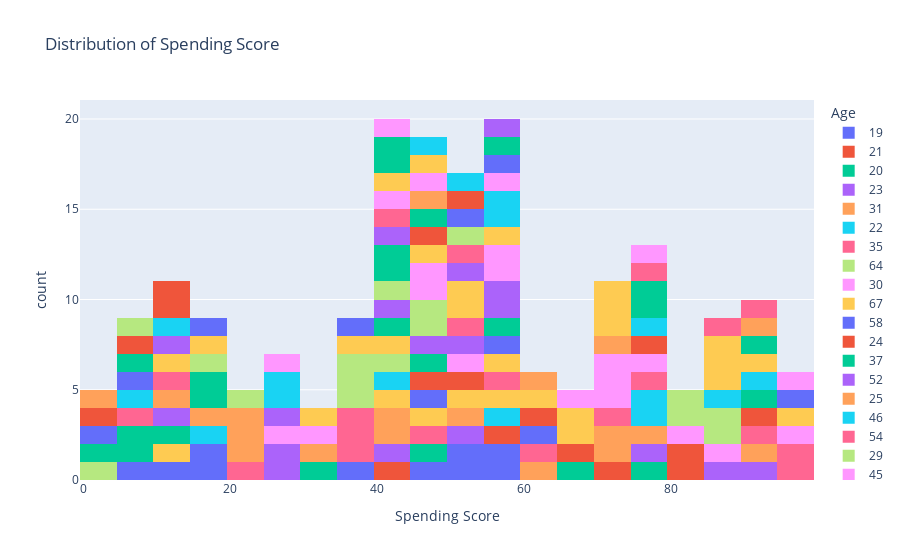

The notebook cell saved with this chart:
### Code cell
# Histogram: Distribution of Spending Score
fig = px.histogram(df, x='Spending Score',color ='Age',
                    title='Distribution of Spending Score',
                    labels={'Spending Score': 'Spending Score'},
                    nbins=20)

fig.show()

### Figure 1 — Plotly figure (JSON) as saved in the notebook; plotly's stock layout.template omitted (floating-point values rounded to 4 significant figures)
{"data": [{"bingroup": "x", "hovertemplate": "Age=19<br>Spending Score=%{x}<br>count=%{y}<extra></extra>", "legendgroup": "19", "marker": {"color": "#636efa", "pattern": {"shape": ""}}, "name": "19", "nbinsx": 20, "orientation": "v", "showlegend": true, "type": "histogram", "x": [39, 55, 59, 54, 46, 50, 10, 5], "xaxis": "x", "yaxis": "y"}, {"bingroup": "x", "hovertemplate": "Age=21<br>Spending Score=%{x}<br>count=%{y}<extra></extra>", "legendgroup": "21", "marker": {"color": "#EF553B", "pattern": {"shape": ""}}, "name": "21", "nbinsx": 20, "orientation": "v", "showlegend": true, "type": "histogram", "x": [81, 73, 81, 57, 42], "xaxis": "x", "yaxis": "y"}, {"bingroup": "x", "hovertemplate": "Age=20<br>Spending Score=%{x}<br>count=%{y}<extra></extra>", "legendgroup": "20", "marker": {"color": "#00cc96", "pattern": {"shape": ""}}, "name": "20", "nbinsx": 20, "orientation": "v", "showlegend": true, "type": "histogram", "x": [6, 66, 75, 49, 5], "xaxis": "x", "yaxis": "y"}, {"bingroup": "x", "hovertemplate": "Age=23<br>Spending Score=%{x}<br>count=%{y}<extra></extra>", "legendgroup": "23", "marker": {"color": "#ab63fa", "pattern": {"shape": ""}}, "name": "23", "nbinsx": 20, "orientation": "v", "showlegend": true, "type": "histogram", "x": [77, 94, 87, 52, 41, 29], "xaxis": "x", "yaxis": "y"}, {"bingroup": "x", "hovertemplate": "Age=31<br>Spending Score=%{x}<br>count=%{y}<extra></extra>", "legendgroup": "31", "marker": {"color": "#FFA15A", "pattern": {"shape": ""}}, "name": "31", "nbinsx": 20, "orientation": "v", "showlegend": true, "type": "histogram", "x": [40, 73, 61, 42, 54, 77, 71, 93], "xaxis": "x", "yaxis": "y"}, {"bingroup": "x", "hovertemplate": "Age=22<br>Spending Score=%{x}<br>count=%{y}<extra></extra>", "legendgroup": "22", "marker": {"color": "#19d3f3", "pattern": {"shape": ""}}, "name": "22", "nbinsx": 20, "orientation": "v", "showlegend": true, "type": "histogram", "x": [76, 79, 55], "xaxis": "x", "yaxis": "y"}, {"bingroup": "x", "hovertemplate": "Age=35<br>Spending Score=%{x}<br>count=%{y}<extra></extra>", "legendgroup": "35", "marker": {"color": "#FF6692", "pattern": {"shape": ""}}, "name": "35", "nbinsx": 20, "orientation": "v", "showlegend": true, "type": "histogram", "x": [6, 99, 35, 98, 35, 61, 72, 90, 79], "xaxis": "x", "yaxis": "y"}, {"bingroup": "x", "hovertemplate": "Age=64<br>Spending Score=%{x}<br>count=%{y}<extra></extra>", "legendgroup": "64", "marker": {"color": "#B6E880", "pattern": {"shape": ""}}, "name": "64", "nbinsx": 20, "orientation": "v", "showlegend": true, "type": "histogram", "x": [3], "xaxis": "x", "yaxis": "y"}, {"bingroup": "x", "hovertemplate": "Age=30<br>Spending Score=%{x}<br>count=%{y}<extra></extra>", "legendgroup": "30", "marker": {"color": "#FF97FF", "pattern": {"shape": ""}}, "name": "30", "nbinsx": 20, "orientation": "v", "showlegend": true, "type": "histogram", "x": [72, 73, 78, 73, 86, 97, 83], "xaxis": "x", "yaxis": "y"}, {"bingroup": "x", "hovertemplate": "Age=67<br>Spending Score=%{x}<br>count=%{y}<extra></extra>", "legendgroup": "67", "marker": {"color": "#FECB52", "pattern": {"shape": ""}}, "name": "67", "nbinsx": 20, "orientation": "v", "showlegend": true, "type": "histogram", "x": [14, 52, 41, 59], "xaxis": "x", "yaxis": "y"}, {"bingroup": "x", "hovertemplate": "Age=58<br>Spending Score=%{x}<br>count=%{y}<extra></extra>", "legendgroup": "58", "marker": {"color": "#636efa", "pattern": {"shape": ""}}, "name": "58", "nbinsx": 20, "orientation": "v", "showlegend": true, "type": "histogram", "x": [15, 15], "xaxis": "x", "yaxis": "y"}, {"bingroup": "x", "hovertemplate": "Age=24<br>Spending Score=%{x}<br>count=%{y}<extra></extra>", "legendgroup": "24", "marker": {"color": "#EF553B", "pattern": {"shape": ""}}, "name": "24", "nbinsx": 20, "orientation": "v", "showlegend": true, "type": "histogram", "x": [77, 92, 65, 52], "xaxis": "x", "yaxis": "y"}, {"bingroup": "x", "hovertemplate": "Age=37<br>Spending Score=%{x}<br>count=%{y}<extra></extra>", "legendgroup": "37", "marker": {"color": "#00cc96", "pattern": {"shape": ""}}, "name": "37", "nbinsx": 20, "orientation": "v", "showlegend": true, "type": "histogram", "x": [13, 1, 32], "xaxis": "x", "yaxis": "y"}, {"bingroup": "x", "hovertemplate": "Age=52<br>Spending Score=%{x}<br>count=%{y}<extra></extra>", "legendgroup": "52", "marker": {"color": "#ab63fa", "pattern": {"shape": ""}}, "name": "52", "nbinsx": 20, "orientation": "v", "showlegend": true, "type": "histogram", "x": [29, 13], "xaxis": "x", "yaxis": "y"}, {"bingroup": "x", "hovertemplate": "Age=25<br>Spending Score=%{x}<br>count=%{y}<extra></extra>", "legendgroup": "25", "marker": {"color": "#FFA15A", "pattern": {"shape": ""}}, "name": "25", "nbinsx": 20, "orientation": "v", "showlegend": true, "type": "histogram", "x": [73, 34, 12], "xaxis": "x", "yaxis": "y"}, {"bingroup": "x", "hovertemplate": "Age=46<br>Spending Score=%{x}<br>count=%{y}<extra></extra>", "legendgroup": "46", "marker": {"color": "#19d3f3", "pattern": {"shape": ""}}, "name": "46", "nbinsx": 20, "orientation": "v", "showlegend": true, "type": "histogram", "x": [5, 44, 15], "xaxis": "x", "yaxis": "y"}, {"bingroup": "x", "hovertemplate": "Age=54<br>Spending Score=%{x}<br>count=%{y}<extra></extra>", "legendgroup": "54", "marker": {"color": "#FF6692", "pattern": {"shape": ""}}, "name": "54", "nbinsx": 20, "orientation": "v", "showlegend": true, "type": "histogram", "x": [14, 59, 46, 24], "xaxis": "x", "yaxis": "y"}, {"bingroup": "x", "hovertemplate": "Age=29<br>Spending Score=%{x}<br>count=%{y}<extra></extra>", "legendgroup": "29", "marker": {"color": "#B6E880", "pattern": {"shape": ""}}, "name": "29", "nbinsx": 20, "orientation": "v", "showlegend": true, "type": "histogram", "x": [82, 42, 88, 83, 88], "xaxis": "x", "yaxis": "y"}, {"bingroup": "x", "hovertemplate": "Age=45<br>Spending Score=%{x}<br>count=%{y}<extra></extra>", "legendgroup": "45", "marker": {"color": "#FF97FF", "pattern": {"shape": ""}}, "name": "45", "nbinsx": 20, "orientation": "v", "showlegend": true, "type": "histogram", "x": [32, 53, 28], "xaxis": "x", "yaxis": "y"}, {"bingroup": "x", "hovertemplate": "Age=40<br>Spending Score=%{x}<br>count=%{y}<extra></extra>", "legendgroup": "40", "marker": {"color": "#FECB52", "pattern": {"shape": ""}}, "name": "40", "nbinsx": 20, "orientation": "v", "showlegend": true, "type": "histogram", "x": [31, 48, 40, 58, 95, 13], "xaxis": "x", "yaxis": "y"}, {"bingroup": "x", "hovertemplate": "Age=60<br>Spending Score=%{x}<br>count=%{y}<extra></extra>", "legendgroup": "60", "marker": {"color": "#636efa", "pattern": {"shape": ""}}, "name": "60", "nbinsx": 20, "orientation": "v", "showlegend": true, "type": "histogram", "x": [4, 49, 56], "xaxis": "x", "yaxis": "y"}, {"bingroup": "x", "hovertemplate": "Age=53<br>Spending Score=%{x}<br>count=%{y}<extra></extra>", "legendgroup": "53", "marker": {"color": "#EF553B", "pattern": {"shape": ""}}, "name": "53", "nbinsx": 20, "orientation": "v", "showlegend": true, "type": "histogram", "x": [4, 46], "xaxis": "x", "yaxis": "y"}, {"bingroup": "x", "hovertemplate": "Age=18<br>Spending Score=%{x}<br>count=%{y}<extra></extra>", "legendgroup": "18", "marker": {"color": "#00cc96", "pattern": {"shape": ""}}, "name": "18", "nbinsx": 20, "orientation": "v", "showlegend": true, "type": "histogram", "x": [92, 59, 41, 48], "xaxis": "x", "yaxis": "y"}, {"bingroup": "x", "hovertemplate": "Age=49<br>Spending Score=%{x}<br>count=%{y}<extra></extra>", "legendgroup": "49", "marker": {"color": "#ab63fa", "pattern": {"shape": ""}}, "name": "49", "nbinsx": 20, "orientation": "v", "showlegend": true, "type": "histogram", "x": [14, 28, 52, 42, 48, 56, 59], "xaxis": "x", "yaxis": "y"}, {"bingroup": "x", "hovertemplate": "Age=42<br>Spending Score=%{x}<br>count=%{y}<extra></extra>", "legendgroup": "42", "marker": {"color": "#FFA15A", "pattern": {"shape": ""}}, "name": "42", "nbinsx": 20, "orientation": "v", "showlegend": true, "type": "histogram", "x": [17, 20], "xaxis": "x", "yaxis": "y"}, {"bingroup": "x", "hovertemplate": "Age=36<br>Spending Score=%{x}<br>count=%{y}<extra></extra>", "legendgroup": "36", "marker": {"color": "#19d3f3", "pattern": {"shape": ""}}, "name": "36", "nbinsx": 20, "orientation": "v", "showlegend": true, "type": "histogram", "x": [26, 75, 27, 10, 92, 85], "xaxis": "x", "yaxis": "y"}, {"bingroup": "x", "hovertemplate": "Age=65<br>Spending Score=%{x}<br>count=%{y}<extra></extra>", "legendgroup": "65", "marker": {"color": "#FF6692", "pattern": {"shape": ""}}, "name": "65", "nbinsx": 20, "orientation": "v", "showlegend": true, "type": "histogram", "x": [35, 52], "xaxis": "x", "yaxis": "y"}, {"bingroup": "x", "hovertemplate": "Age=48<br>Spending Score=%{x}<br>count=%{y}<extra></extra>", "legendgroup": "48", "marker": {"color": "#B6E880", "pattern": {"shape": ""}}, "name": "48", "nbinsx": 20, "orientation": "v", "showlegend": true, "type": "histogram", "x": [36, 46, 49, 42, 36], "xaxis": "x", "yaxis": "y"}, {"bingroup": "x", "hovertemplate": "Age=50<br>Spending Score=%{x}<br>count=%{y}<extra></extra>", "legendgroup": "50", "marker": {"color": "#FF97FF", "pattern": {"shape": ""}}, "name": "50", "nbinsx": 20, "orientation": "v", "showlegend": true, "type": "histogram", "x": [55, 45, 46, 57, 26], "xaxis": "x", "yaxis": "y"}, {"bingroup": "x", "hovertemplate": "Age=27<br>Spending Score=%{x}<br>count=%{y}<extra></extra>", "legendgroup": "27", "marker": {"color": "#FECB52", "pattern": {"shape": ""}}, "name": "27", "nbinsx": 20, "orientation": "v", "showlegend": true, "type": "histogram", "x": [47, 51, 50, 56, 89, 69], "xaxis": "x", "yaxis": "y"}, {"bingroup": "x", "hovertemplate": "Age=33<br>Spending Score=%{x}<br>count=%{y}<extra></extra>", "legendgroup": "33", "marker": {"color": "#636efa", "pattern": {"shape": ""}}, "name": "33", "nbinsx": 20, "orientation": "v", "showlegend": true, "type": "histogram", "x": [60, 95, 8], "xaxis": "x", "yaxis": "y"}, {"bingroup": "x", "hovertemplate": "Age=59<br>Spending Score=%{x}<br>count=%{y}<extra></extra>", "legendgroup": "59", "marker": {"color": "#EF553B", "pattern": {"shape": ""}}, "name": "59", "nbinsx": 20, "orientation": "v", "showlegend": true, "type": "histogram", "x": [60, 47, 11, 14], "xaxis": "x", "yaxis": "y"}, {"bingroup": "x", "hovertemplate": "Age=47<br>Spending Score=%{x}<br>count=%{y}<extra></extra>", "legendgroup": "47", "marker": {"color": "#00cc96", "pattern": {"shape": ""}}, "name": "47", "nbinsx": 20, "orientation": "v", "showlegend": true, "type": "histogram", "x": [41, 42, 47, 9, 16, 16], "xaxis": "x", "yaxis": "y"}, {"bingroup": "x", "hovertemplate": "Age=51<br>Spending Score=%{x}<br>count=%{y}<extra></extra>", "legendgroup": "51", "marker": {"color": "#ab63fa", "pattern": {"shape": ""}}, "name": "51", "nbinsx": 20, "orientation": "v", "showlegend": true, "type": "histogram", "x": [50, 43], "xaxis": "x", "yaxis": "y"}, {"bingroup": "x", "hovertemplate": "Age=69<br>Spending Score=%{x}<br>count=%{y}<extra></extra>", "legendgroup": "69", "marker": {"color": "#FFA15A", "pattern": {"shape": ""}}, "name": "69", "nbinsx": 20, "orientation": "v", "showlegend": true, "type": "histogram", "x": [46], "xaxis": "x", "yaxis": "y"}, {"bingroup": "x", "hovertemplate": "Age=70<br>Spending Score=%{x}<br>count=%{y}<extra></extra>", "legendgroup": "70", "marker": {"color": "#19d3f3", "pattern": {"shape": ""}}, "name": "70", "nbinsx": 20, "orientation": "v", "showlegend": true, "type": "histogram", "x": [56, 55], "xaxis": "x", "yaxis": "y"}, {"bingroup": "x", "hovertemplate": "Age=63<br>Spending Score=%{x}<br>count=%{y}<extra></extra>", "legendgroup": "63", "marker": {"color": "#FF6692", "pattern": {"shape": ""}}, "name": "63", "nbinsx": 20, "orientation": "v", "showlegend": true, "type": "histogram", "x": [51, 43], "xaxis": "x", "yaxis": "y"}, {"bingroup": "x", "hovertemplate": "Age=43<br>Spending Score=%{x}<br>count=%{y}<extra></extra>", "legendgroup": "43", "marker": {"color": "#B6E880", "pattern": {"shape": ""}}, "name": "43", "nbinsx": 20, "orientation": "v", "showlegend": true, "type": "histogram", "x": [50, 35, 17], "xaxis": "x", "yaxis": "y"}, {"bingroup": "x", "hovertemplate": "Age=68<br>Spending Score=%{x}<br>count=%{y}<extra></extra>", "legendgroup": "68", "marker": {"color": "#FF97FF", "pattern": {"shape": ""}}, "name": "68", "nbinsx": 20, "orientation": "v", "showlegend": true, "type": "histogram", "x": [48, 55, 43], "xaxis": "x", "yaxis": "y"}, {"bingroup": "x", "hovertemplate": "Age=32<br>Spending Score=%{x}<br>count=%{y}<extra></extra>", "legendgroup": "32", "marker": {"color": "#FECB52", "pattern": {"shape": ""}}, "name": "32", "nbinsx": 20, "orientation": "v", "showlegend": true, "type": "histogram", "x": [47, 42, 73, 93, 87, 74, 63, 86, 69, 74, 18], "xaxis": "x", "yaxis": "y"}, {"bingroup": "x", "hovertemplate": "Age=26<br>Spending Score=%{x}<br>count=%{y}<extra></extra>", "legendgroup": "26", "marker": {"color": "#636efa", "pattern": {"shape": ""}}, "name": "26", "nbinsx": 20, "orientation": "v", "showlegend": true, "type": "histogram", "x": [54, 55], "xaxis": "x", "yaxis": "y"}, {"bingroup": "x", "hovertemplate": "Age=57<br>Spending Score=%{x}<br>count=%{y}<extra></extra>", "legendgroup": "57", "marker": {"color": "#EF553B", "pattern": {"shape": ""}}, "name": "57", "nbinsx": 20, "orientation": "v", "showlegend": true, "type": "histogram", "x": [51, 5], "xaxis": "x", "yaxis": "y"}, {"bingroup": "x", "hovertemplate": "Age=38<br>Spending Score=%{x}<br>count=%{y}<extra></extra>", "legendgroup": "38", "marker": {"color": "#00cc96", "pattern": {"shape": ""}}, "name": "38", "nbinsx": 20, "orientation": "v", "showlegend": true, "type": "histogram", "x": [55, 42, 40, 75, 76, 91], "xaxis": "x", "yaxis": "y"}, {"bingroup": "x", "hovertemplate": "Age=55<br>Spending Score=%{x}<br>count=%{y}<extra></extra>", "legendgroup": "55", "marker": {"color": "#ab63fa", "pattern": {"shape": ""}}, "name": "55", "nbinsx": 20, "orientation": "v", "showlegend": true, "type": "histogram", "x": [58], "xaxis": "x", "yaxis": "y"}, {"bingroup": "x", "hovertemplate": "Age=34<br>Spending Score=%{x}<br>count=%{y}<extra></extra>", "legendgroup": "34", "marker": {"color": "#FFA15A", "pattern": {"shape": ""}}, "name": "34", "nbinsx": 20, "orientation": "v", "showlegend": true, "type": "histogram", "x": [60, 22, 90, 1, 23], "xaxis": "x", "yaxis": "y"}, {"bingroup": "x", "hovertemplate": "Age=66<br>Spending Score=%{x}<br>count=%{y}<extra></extra>", "legendgroup": "66", "marker": {"color": "#19d3f3", "pattern": {"shape": ""}}, "name": "66", "nbinsx": 20, "orientation": "v", "showlegend": true, "type": "histogram", "x": [50, 48], "xaxis": "x", "yaxis": "y"}, {"bingroup": "x", "hovertemplate": "Age=39<br>Spending Score=%{x}<br>count=%{y}<extra></extra>", "legendgroup": "39", "marker": {"color": "#FF6692", "pattern": {"shape": ""}}, "name": "39", "nbinsx": 20, "orientation": "v", "showlegend": true, "type": "histogram", "x": [91, 75, 88], "xaxis": "x", "yaxis": "y"}, {"bingroup": "x", "hovertemplate": "Age=44<br>Spending Score=%{x}<br>count=%{y}<extra></extra>", "legendgroup": "44", "marker": {"color": "#B6E880", "pattern": {"shape": ""}}, "name": "44", "nbinsx": 20, "orientation": "v", "showlegend": true, "type": "histogram", "x": [7, 20], "xaxis": "x", "yaxis": "y"}, {"bingroup": "x", "hovertemplate": "Age=28<br>Spending Score=%{x}<br>count=%{y}<extra></extra>", "legendgroup": "28", "marker": {"color": "#FF97FF", "pattern": {"shape": ""}}, "name": "28", "nbinsx": 20, "orientation": "v", "showlegend": true, "type": "histogram", "x": [40, 97, 75, 68], "xaxis": "x", "yaxis": "y"}, {"bingroup": "x", "hovertemplate": "Age=56<br>Spending Score=%{x}<br>count=%{y}<extra></extra>", "legendgroup": "56", "marker": {"color": "#FECB52", "pattern": {"shape": ""}}, "name": "56", "nbinsx": 20, "orientation": "v", "showlegend": true, "type": "histogram", "x": [35], "xaxis": "x", "yaxis": "y"}, {"bingroup": "x", "hovertemplate": "Age=41<br>Spending Score=%{x}<br>count=%{y}<extra></extra>", "legendgroup": "41", "marker": {"color": "#636efa", "pattern": {"shape": ""}}, "name": "41", "nbinsx": 20, "orientation": "v", "showlegend": true, "type": "histogram", "x": [39, 17], "xaxis": "x", "yaxis": "y"}], "layout": {"barmode": "relative", "legend": {"title": {"text": "Age"}, "tracegroupgap": 0}, "title": {"text": "Distribution of Spending Score"}, "xaxis": {"anchor": "y", "domain": [0, 1], "title": {"text": "Spending Score"}}, "yaxis": {"anchor": "x", "domain": [0, 1], "title": {"text": "count"}}}}
